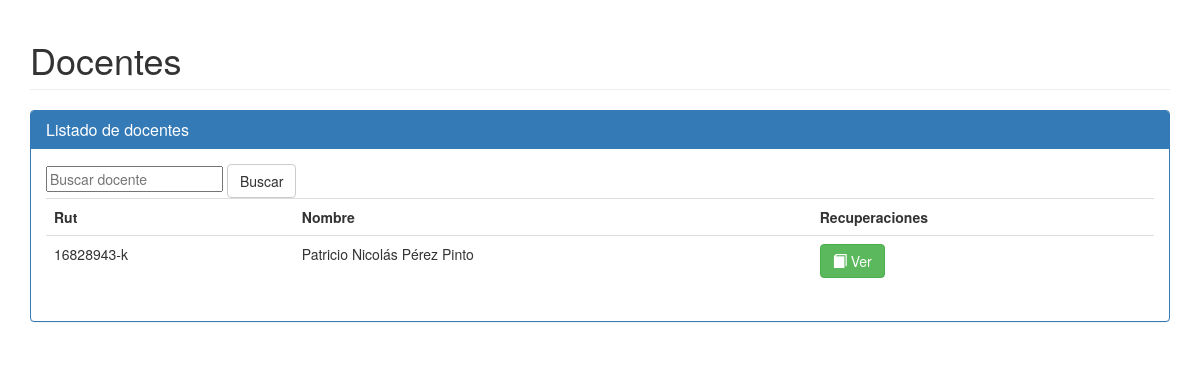
The page /reportes.php on the database as committed earlier.
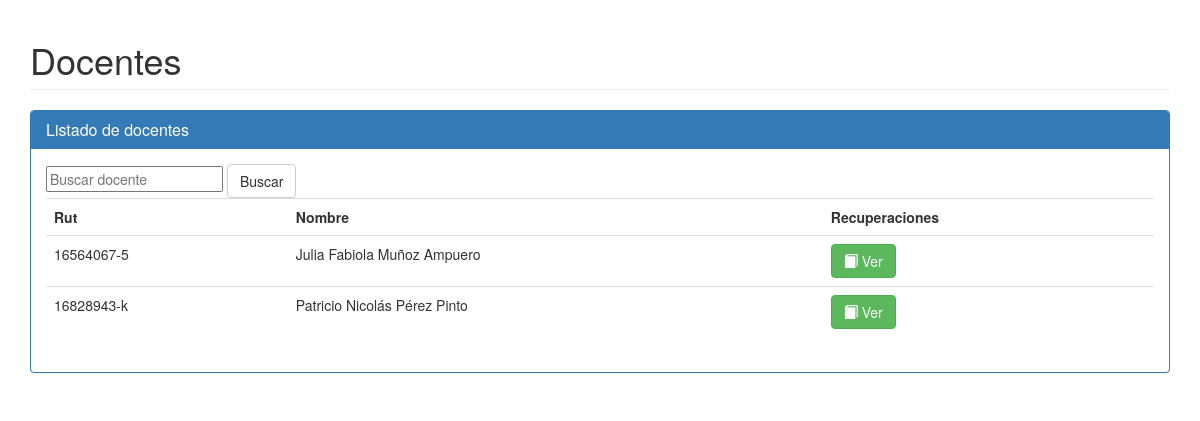
The same page on the database as committed later.
### tables this page shows
create table docente(
    rut varchar(12),
    nombre varchar(100),
    primary key(rut)
);

### model/Data.php (called while the page is built, shortened)
<?php
require_once("Conexion.php");
class Data{
    private $c;
    public function __construct(){
        $this->c = new Conexion(BD,USER,PASS);
    }
    public function getDocentes(){
        $docentes = array();
        $query = "select * from docente order by nombre asc";
        $this->c->conectar();
        $rs = $this->c->ejecutar($query);
        while($obj = $rs->fetch_object()){
            array_push($docentes, $obj);
        }
        $this->c->desconectar();
        return $docentes;
    }
}
?>

### model/Conexion.php (called while the page is built, shortened)
<?php
class Conexion{
    private $mysql;
    private $bdName;
    private $user;
    private $pass;
    public function __construct($bdName, $user, $pass){
        $this->bdName = $bdName;
        $this->user = $user;
        $this->pass = $pass;
    }
    public function conectar(){
        $this->mysql = new mysqli(
            "localhost",
            $this->user,
            $this->pass,
            $this->bdName
        );
    }
    public function ejecutar($query){
        return $this->mysql->query($query);
    }
}
?>

### reportes.php (the view, shortened to what this page needs)
<?php
require_once("model/Data.php");
?>
<!DOCTYPE html>
<html>
    <head>
    </head>
    <body>
        <div class="container">
            <h1 class="page-header">Docentes</h1>
            <div class="panel panel-primary">
                <div class="panel-heading">
                    <h2 class="panel-title">Listado de docentes</h2>
                </div>
                <div class="panel-body">
                    <form action="reportes.php" method="post">
                        <input type="text" placeholder="Buscar docente" name="filtro" value="<?php
                        ?>">
                        <input type="submit" class="btn btn-default" value="Buscar">
                    </form>
                    <table class="table">
                        <tr>
                            <th>Rut</th>
                            <th>Nombre</th>
                            <th>Recuperaciones</th>
                        </tr>
                        <?php
                        $d = new Data();
                        if (isset($_POST["filtro"])) {
                            $filtro = $_POST["filtro"];
                            $docentes = $d->getDocentesByFiltro($filtro);
                        } else {
                            $docentes = $d->getDocentes();
                        }
                        foreach ($docentes as $doc) {
                            echo "<tr>";
                            echo "<td>$doc->rut</td>";
                            echo "<td>$doc->nombre</td>";
                            echo "<td>
                            <form action='detalle.php' method='post'>
                                <input type='hidden' name='rut' value='$doc->rut'>
                                <input type='hidden' name='nombre' value='$doc->nombre'>
                                <button type='submit' class='btn btn-success'>
                                    <span class='glyphicon glyphicon-book' aria-hidden='true'></span>
                                    Ver
                                </button>
                            </form>
                          </td>";
                            echo "</tr>";
                        }
                        ?>
                    </table>
                </div>
            </div>
        </div>
        <link rel="stylesheet" href="https://maxcdn.bootstrapcdn.com/bootstrap/3.3.7/css/bootstrap.min.css">
    </body>
</html>

Rows that differ between the two databases and show on the page:
added docente: rut "16564067-5", nombre "Julia Fabiola Muñoz Ampuero"
